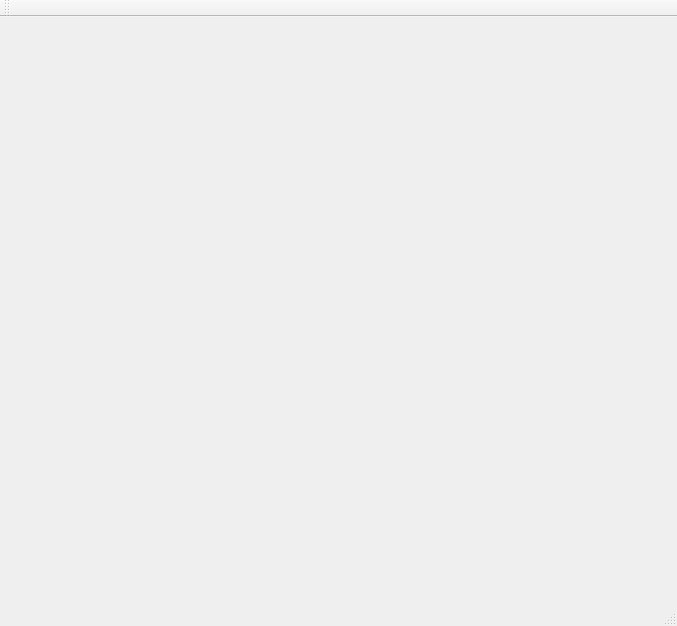
<?xml version="1.0" encoding="UTF-8"?>
<ui version="4.0">
 <class>mainWindow</class>
 <widget class="QMainWindow" name="mainWindow">
  <property name="windowModality">
   <enum>Qt::WindowModal</enum>
  </property>
  <property name="enabled">
   <bool>true</bool>
  </property>
  <property name="geometry">
   <rect>
    <x>0</x>
    <y>0</y>
    <width>677</width>
    <height>626</height>
   </rect>
  </property>
  <property name="minimumSize">
   <size>
    <width>677</width>
    <height>626</height>
   </size>
  </property>
  <property name="focusPolicy">
   <enum>Qt::NoFocus</enum>
  </property>
  <property name="windowTitle">
   <string>CBH_thesis</string>
  </property>
  <property name="locale">
   <locale language="English" country="UnitedStates"/>
  </property>
  <widget class="QWidget" name="centralwidget">
   <widget class="QWidget" name="layoutWidget">
    <property name="geometry">
     <rect>
      <x>10</x>
      <y>10</y>
      <width>659</width>
      <height>541</height>
     </rect>
    </property>
    <layout class="QGridLayout" name="videoLayout"/>
   </widget>
  </widget>
  <widget class="QStatusBar" name="statusbar"/>
  <widget class="QMenuBar" name="menuBar">
   <property name="geometry">
    <rect>
     <x>0</x>
     <y>0</y>
     <width>677</width>
     <height>25</height>
    </rect>
   </property>
  </widget>
  <widget class="QToolBar" name="toolBar">
   <property name="windowTitle">
    <string>toolBar</string>
   </property>
   <attribute name="toolBarArea">
    <enum>TopToolBarArea</enum>
   </attribute>
   <attribute name="toolBarBreak">
    <bool>false</bool>
   </attribute>
  </widget>
 </widget>
 <resources/>
 <connections/>
</ui>
